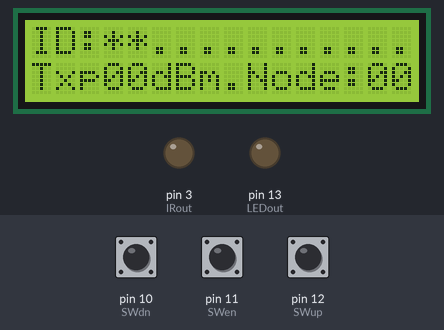
Simulated run of this sketch. Board: Arduino Uno, built with avr-gcc and run on an emulated ATmega328P. Shown: 16×2 character LCD, output pins drawn as LEDs (lit = HIGH). Wiring (inferred from the names in the program): IR receiver: data pin 2. The test bench sets the inputs (shaded band); at power-on: pin 11 (SWen) HIGH, pin 10 (SWdn) HIGH, pin 12 (SWup) HIGH. What the sketch prints to the serial monitor is not drawn.

Above: at 1.2 s.
1.3 s: pin 11 (SWen) pulled LOW for 0.15 s
At 1.69 s:
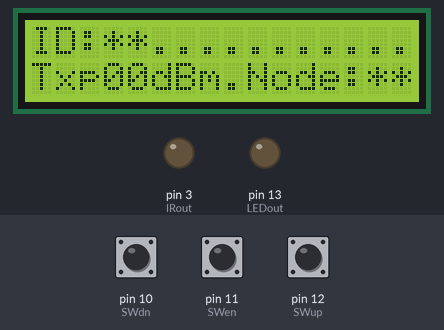
At 2.1 s:
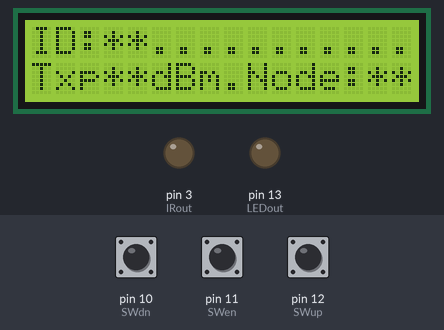
3.2 s: pin 10 (SWdn) pulled LOW for 0.15 s
4.8 s: pin 12 (SWup) pulled LOW for 0.15 s
6.4 s: pin 11 (SWen) pulled LOW for 1 s
8.9 s: pin 10 (SWdn) pulled LOW for 1 s
12.9 s: pin 12 (SWup) pulled LOW for 1 s
Timing chart, 0 to 15.9 s (numbered marks = the images above; inputs shaded):
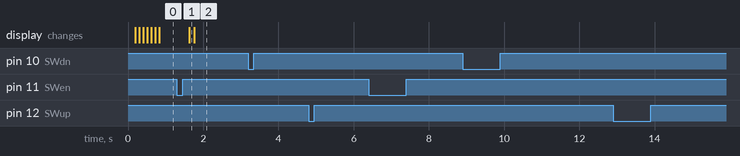

Measured:
- after the input at 1.3 s, the display: changes after 0.33 s (image 1)
- after the input at 3.2 s, every drawn part: stays the same
- after the input at 4.8 s, every drawn part: stays the same
- after the input at 6.4 s, every drawn part: stays the same
- after the input at 8.9 s, every drawn part: stays the same
- after the input at 12.9 s, every drawn part: stays the same

The sketch:

OptCom3.ino
```cpp
/* IR TSOP7000 series communication module
 * Push Button -> 'a'
 * IR send
 * Wait receive serial in 10mS
 * LCD update
 */
#include <LiquidCrystal.h>

// Read data
int IRin = 2;
int IRout = 3;
int LEDout = 13;
int SWdn = 10;
int SWen = 11;
int SWup = 12;
int StartWidth = 480;
int StartJit = 30;
int Smin=StartWidth-StartJit;
int Smax= StartWidth+StartJit;
unsigned long time,base;
LiquidCrystal lcd(9,8,4,5,6,7);

//ID:08... .2233444
//Txp12dBm .Node:00
void LCDinit()
{
  lcd.clear();
  lcd.print("ID:**...OptComm.");
  lcd.setCursor(0,1);
  lcd.print("Txp00dBm.Node:00");
}
void setup()  {
    Serial.begin(19200);
  pinMode(IRin, INPUT_PULLUP);
  pinMode(SWdn, INPUT_PULLUP);
  pinMode(SWen, INPUT_PULLUP);
  pinMode(SWup, INPUT_PULLUP);

  pinMode(IRout, OUTPUT);
  pinMode(LEDout, OUTPUT);
  lcd.begin(16, 2);
  // Print a message to the LCD.
  LCDinit();
}

int bin2hex(int i)
{
  int c;
  i=i&0x0f;
  if(i>9) c = (i-10) + 'a';
  else c = i + '0';
  return c;
}
int bin2LCD(int i)
{
  if(i>=0) {
    if(i<10) {
      lcd.write('0');
      lcd.write('0'+i);

    } else if(i<100) lcd.print(i);
    else lcd.print("OF");
  } else {
    lcd.print("**");
  }
}
int IRrecv(int waittime)
{
  int c;
  int d;
  while(digitalRead(IRin)==LOW);
  while(digitalRead(IRin)==HIGH) {
    if(waittime==0) return -1;
    waittime--;
  }
  time=micros();
  while(digitalRead(IRin)==LOW);
  base=micros();
  time=base-time;
  if((time>Smin)&&(time<Smax)) {
    d=0;
    for(c=0; c<12; c++) {
      d=d>>1;
      while((micros()-base)<(c*52+20));
      if(digitalRead(IRin)==HIGH) {
        d|=0x800;
      }
    }
    if((d&0x0c03)==0x0401) {
      return (d>>2)&0xff;
    } else return -1;
  }
}
void IRsend(int cmd)
{
    Serial.write(0x00);
    Serial.write(cmd);
    Serial.write(0xff);
    Serial.flush();
}


// UID is the USB adapter ID
int UIDget()
{
  int i;
  IRsend('0');
  i=IRrecv(1000);
  return i;
}
// ID from the hostname in the WiFi-AP
// Meshy-AP08 -> 0x08がIRで帰ってくる。
void IDget()
{
  int i;
  IRsend('v');
  i=IRrecv(10000);
  lcd.setCursor(3,0);
  bin2LCD(i);
  delay(10);
}

void STget()
{
  int i;
  IRsend('n');
  i=IRrecv(10000);
  lcd.setCursor(14,1);
  bin2LCD(i);
  delay(10);
}
void PWchange(int diff)
{
  int i;
  if(diff>0)  IRsend('u');
  else if(diff==0) IRsend('s');
  else IRsend('d');
  i=IRrecv(30000);
  lcd.setCursor(3,1);
  bin2LCD(i);
}
int SWhistory=0;
int SWupc=0;
int SWdnc=0;
int SWenc=0;
int SWtime=2;
int SWget()
{
  int sw,i;
  sw=SWhistory;i=0;
  if(digitalRead(SWup)==LOW) {
    if(SWupc<SWtime) SWupc++;
    else sw|=1;
  } else {
    if(SWupc>0) SWupc--;
    else sw&=~1;
  }
  if(digitalRead(SWdn)==LOW) {
    if(SWdnc<SWtime) SWdnc++;
    else sw|=2;
  } else {
    if(SWdnc>0) SWdnc--;
    else sw&=~2;
  }
  if(digitalRead(SWen)==LOW) {
    if(SWenc<SWtime) SWenc++;
    else sw|=4;
  } else {
    if(SWenc>0) SWenc--;
    else sw&=~4;
  }
  i=(sw&0x0f)<<8;//raw status
  i|= ((~sw & SWhistory)&0x0f)<<4;// release status
  i|= ((sw & ~SWhistory)&0x0f);// push-on status
  SWhistory=sw;
  return i;
}
void loop() {
  int i,j;
  int f;
  unsigned long time,base;
  base = millis();
  f=0;
  i=0;
  while(1==1) {
    f=SWget();
    if     ((f&0x400)!=0)  IDget();
    else if((f&0x040)!=0)  {STget();PWchange(0);}
    else if((f&0x003)==3)  LCDinit();
    else if((f&0x001)!=0)  PWchange(1);
    else if((f&0x002)!=0)  PWchange(-1);
    time=millis();
    delay(10);
    if((time-base)>100) {
      f=UIDget();
      lcd.setCursor((i%8)+8,0);
      if(f>0) {
        if(f>9) lcd.write('*');
        else lcd.write('0'+f);
      } else lcd.write('.');
      i++;
      if(i>16) i=0;
      base=time;
    }
  }
}
```
